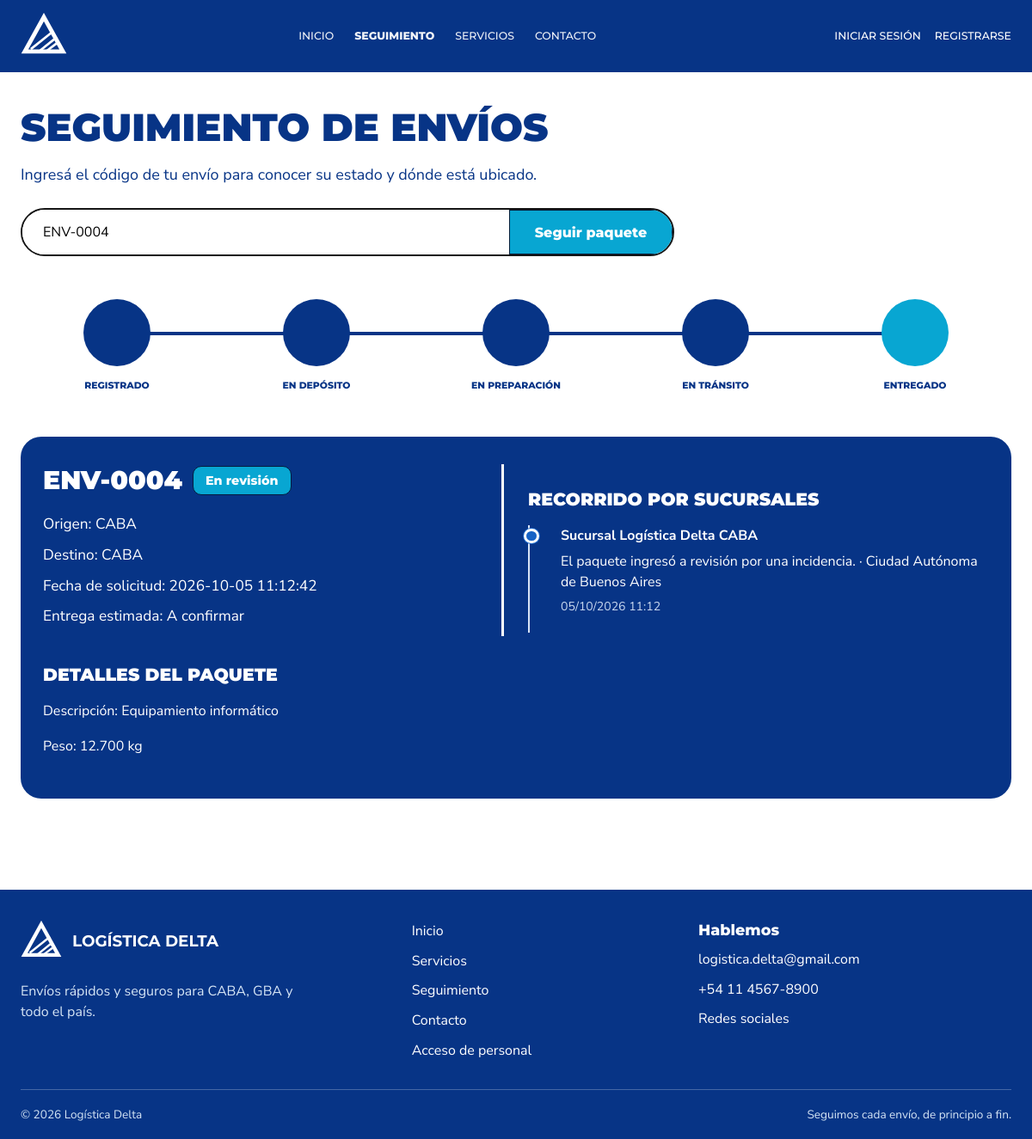
Screenshot of /seguimiento.php?codigo=ENV-0004 with the database file from the repository.
### tables this page shows
CREATE TABLE `envios` (
  `id_envio` int(11) NOT NULL,
  `codigo_envio` varchar(20) NOT NULL,
  `id_cliente` int(11) NOT NULL,
  `id_remitente` int(11) NOT NULL,
  `id_destinatario` int(11) NOT NULL,
  `id_paquete` int(11) NOT NULL,
  `estado` enum('REGISTRADO','RECIBIDO_DEPOSITO','PREPARADO','EN_TRANSITO','EN_REPARTO','ENTREGADO','NO_ENTREGADO','DEVUELTO','EXTRAVIADO','CANCELADO') NOT NULL DEFAULT 'REGISTRADO',
  `id_zona_destino` int(11) NOT NULL,
  `id_tarifa_aplicada` int(11) DEFAULT NULL,
  `precio_final` decimal(12,2) DEFAULT NULL,
  `id_ruta` int(11) DEFAULT NULL,
  `orden_parada` int(11) DEFAULT NULL,
  `fecha_solicitud` datetime NOT NULL DEFAULT current_timestamp(),
  `fecha_entrega_estimada` date DEFAULT NULL,
  `id_usuario_registro` int(11) NOT NULL,
  `activo` tinyint(1) NOT NULL DEFAULT 1
);

CREATE TABLE `contactos` (
  `id_contacto` int(11) NOT NULL,
  `tipo` enum('REMITENTE','DESTINATARIO') NOT NULL,
  `nombre` varchar(120) NOT NULL,
  `telefono` varchar(30) DEFAULT NULL,
  `email` varchar(120) DEFAULT NULL,
  `direccion` varchar(200) NOT NULL,
  `id_zona` int(11) DEFAULT NULL,
  `id_cliente` int(11) DEFAULT NULL
);

CREATE TABLE `movimientos_seguimiento` (
  `id_movimiento` int(11) NOT NULL AUTO_INCREMENT,
  `id_envio` int(11) NOT NULL,
  `sucursal` varchar(100) NOT NULL,
  `provincia` varchar(80) NOT NULL,
  `detalle` varchar(255) NOT NULL,
  `fecha_hora` datetime NOT NULL DEFAULT current_timestamp(),
  PRIMARY KEY (`id_movimiento`),
  KEY `idx_seguimiento_envio_fecha` (`id_envio`, `fecha_hora`),
  CONSTRAINT `fk_seguimiento_envio` FOREIGN KEY (`id_envio`) REFERENCES `envios` (`id_envio`)
);

CREATE TABLE `paquetes` (
  `id_paquete` int(11) NOT NULL,
  `codigo` varchar(20) NOT NULL,
  `descripcion` varchar(255) DEFAULT NULL,
  `peso_kg` decimal(10,3) NOT NULL,
  `largo_cm` decimal(10,2) DEFAULT NULL,
  `ancho_cm` decimal(10,2) DEFAULT NULL,
  `alto_cm` decimal(10,2) DEFAULT NULL,
  `cantidad_bultos` int(11) NOT NULL DEFAULT 1,
  `tipo_mercaderia` varchar(80) NOT NULL,
  `valor_declarado` decimal(12,2) DEFAULT NULL,
  `es_fragil` tinyint(1) NOT NULL DEFAULT 0,
  `fecha_registro` datetime NOT NULL DEFAULT current_timestamp()
);

### app/helpers/funciones.php (called while the page is built, shortened)
<?php
function limpiar($valor): string
{
    return htmlspecialchars((string) $valor, ENT_QUOTES, 'UTF-8');
}
function estadoLegible(string $estado): string
{
    $estados = [
        'REGISTRADO' => 'Envío registrado', 'RECIBIDO_DEPOSITO' => 'Recibido en sucursal',
        'PREPARADO' => 'Preparado para salir', 'EN_TRANSITO' => 'En tránsito',
        'EN_REPARTO' => 'En camino a destino', 'ENTREGADO' => 'Entregado',
        'NO_ENTREGADO' => 'No se pudo entregar', 'DEVUELTO' => 'Devuelto al remitente',
        'EXTRAVIADO' => 'En revisión', 'CANCELADO' => 'Cancelado',
    ];
    return $estados[$estado] ?? 'En proceso';
}

### app/config/Conexion.php (called while the page is built)
<?php
class Conexion
{
    private string $host = 'localhost';
    private string $dbName = 'logistica_delta';
    private string $usuario = 'root';
    private string $password = '';
    private ?PDO $conexion = null;
    public function conectar(): PDO
    {
        if ($this->conexion === null) {
            $dsn = "mysql:host={$this->host};dbname={$this->dbName};charset=utf8mb4";
            $this->conexion = new PDO($dsn, $this->usuario, $this->password);
            $this->conexion->setAttribute(PDO::ATTR_ERRMODE, PDO::ERRMODE_EXCEPTION);
            $this->conexion->setAttribute(PDO::ATTR_DEFAULT_FETCH_MODE, PDO::FETCH_ASSOC);
        }
        return $this->conexion;
    }
}

### app/dao/EnvioDAO.php (called while the page is built, shortened)
<?php
require_once __DIR__ . '/../config/Conexion.php';
class EnvioDAO
{
    private PDO $db;
    public function __construct(?PDO $db = null)
    {
        $this->db = $db ?? (new Conexion())->conectar();
    }
    public function obtenerParaSeguimiento(string $codigo): ?array
    {
        $sql = "SELECT e.id_envio, e.codigo_envio, e.estado, remitente.direccion AS origen,
                       destinatario.direccion AS destino, paquete.codigo AS codigo_paquete,
                       paquete.descripcion AS descripcion_paquete, paquete.peso_kg,
                       e.fecha_solicitud, e.fecha_entrega_estimada
                FROM envios e
                INNER JOIN contactos remitente ON remitente.id_contacto = e.id_remitente
                INNER JOIN contactos destinatario ON destinatario.id_contacto = e.id_destinatario
                INNER JOIN paquetes paquete ON paquete.id_paquete = e.id_paquete
                WHERE (e.codigo_envio = :codigo_envio OR paquete.codigo = :codigo_paquete)
                  AND e.activo = 1 LIMIT 1";
        $stmt = $this->db->prepare($sql);
        $stmt->execute(['codigo_envio' => $codigo, 'codigo_paquete' => $codigo]);
        $envio = $stmt->fetch();
        return $envio ?: null;
    }
}

### app/dao/MovimientoSeguimientoDAO.php (called while the page is built, shortened)
<?php
require_once __DIR__ . '/../config/Conexion.php';
class MovimientoSeguimientoDAO
{
    private PDO $db;
    public function __construct(?PDO $db = null)
    {
        $this->db = $db ?? (new Conexion())->conectar();
    }
    public function obtenerPorEnvio(int $idEnvio): array
    {
        $stmt = $this->db->prepare("SELECT sucursal, provincia, detalle, fecha_hora
                                    FROM movimientos_seguimiento
                                    WHERE id_envio = :id_envio
                                    ORDER BY fecha_hora, id_movimiento");
        $stmt->execute(['id_envio' => $idEnvio]);
        return $stmt->fetchAll();
    }
}

### public/seguimiento.php (the view, shortened to what this page needs)
<?php
require_once __DIR__ . '/../app/helpers/funciones.php';
require_once __DIR__ . '/../app/dao/EnvioDAO.php';
require_once __DIR__ . '/../app/dao/MovimientoSeguimientoDAO.php';
$codigo = strtoupper(trim($_POST['codigo'] ?? $_GET['codigo'] ?? ''));
$envio = null;
$movimientos = [];
if ($_SERVER['REQUEST_METHOD'] === 'POST' || isset($_GET['codigo'])) {
    if (!preg_match('/^[A-Z0-9-]{4,20}$/', $codigo)) {
        $error = 'Ingresá un código válido para buscar el paquete.';
    } else {
        try {
            $envio = (new EnvioDAO())->obtenerParaSeguimiento($codigo);
            if (!$envio) {
                $error = 'No encontramos un envío con ese código. Revisá que esté bien escrito.';
            } else {
                $movimientos = (new MovimientoSeguimientoDAO())->obtenerPorEnvio((int) $envio['id_envio']);
            }
        } catch (Throwable $exception) {
            error_log($exception->getMessage());
            $error = 'No pudimos consultar el envío. Verificá que MySQL esté activo.';
        }
    }
}
$etapasPorEstado = [
    'REGISTRADO' => 0, 'RECIBIDO_DEPOSITO' => 1, 'PREPARADO' => 2,
    'EN_TRANSITO' => 3, 'EN_REPARTO' => 3, 'ENTREGADO' => 4,
    'NO_ENTREGADO' => 3, 'DEVUELTO' => 3, 'EXTRAVIADO' => 3,
];
$etapaActual = $envio ? ($etapasPorEstado[$envio['estado']] ?? -1) : -1;
?>
<!doctype html>
<html lang="es">
<head>
  <link rel="stylesheet" href="css/style.css">
</head>
<body>
  <?php include __DIR__ . '/partials/nav.php'; ?>
  <main class="contenedor pagina-seguimiento">
    <h1>Seguimiento de envíos</h1>
    <p class="bajada">Ingresá el código de tu envío para conocer su estado y dónde está ubicado.</p>
    <form class="formulario-seguimiento" method="get">
      <input name="codigo" aria-label="Código de envío" placeholder="Ej.: DEL-0001 o ENV-0001" autocomplete="off" required value="<?= limpiar($codigo) ?>">
      <button type="submit">Seguir paquete</button>
    </form>
    <?php if ($envio): ?>
      <div class="progreso-envio" aria-label="Etapas del envío">
        <?php foreach (['Registrado', 'En depósito', 'En preparación', 'En tránsito', 'Entregado'] as $indice => $etapa): ?>
          <div class="paso-progreso <?= $indice <= $etapaActual ? 'actual' : '' ?>"><span class="punto-progreso"></span><span><?= limpiar($etapa) ?></span></div>
        <?php endforeach; ?>
      </div>
      <section class="tarjeta-envio" aria-label="Detalles del envío">
        <div class="resumen-envio">
          <div class="encabezado-envio"><h2><?= limpiar($envio['codigo_envio']) ?></h2><span class="etiqueta-estado"><?= limpiar(estadoLegible($envio['estado'])) ?></span></div>
          <p>Origen: <?= limpiar($envio['origen']) ?></p>
          <p>Destino: <?= limpiar($envio['destino']) ?></p>
          <p>Fecha de solicitud: <?= limpiar($envio['fecha_solicitud']) ?></p>
          <p>Entrega estimada: <?= limpiar($envio['fecha_entrega_estimada'] ?: 'A confirmar') ?></p>
        </div>
        <div class="contenedor-recorrido">
          <h3>Recorrido por sucursales</h3>
          <ol class="recorrido-envio">
            <?php if ($movimientos): ?>
              <?php foreach ($movimientos as $movimiento): ?>
                <li class="elemento-recorrido">
                  <strong><?= limpiar($movimiento['sucursal']) ?></strong>
                  <span><?= limpiar($movimiento['detalle']) ?> · <?= limpiar($movimiento['provincia']) ?></span>
                  <time datetime="<?= limpiar($movimiento['fecha_hora']) ?>"><?= limpiar(date('d/m/Y H:i', strtotime($movimiento['fecha_hora']))) ?></time>
                </li>
              <?php endforeach; ?>
            <?php else: ?>
              <li class="elemento-recorrido">Todavía no hay sucursales registradas para este paquete.</li>
            <?php endif; ?>
          </ol>
        </div>
        <div>
          <h3>Detalles del paquete</h3>
          <p>Descripción: <?= limpiar($envio['descripcion_paquete'] ?: 'Sin descripción') ?></p>
          <p>Peso: <?= limpiar($envio['peso_kg'] ? $envio['peso_kg'] . ' kg' : 'No informado') ?></p>
        </div>
      </section>
    <?php endif; ?>
  </main>
  <?php include __DIR__ . '/partials/footer.php'; ?>
</body>
</html>

### rows the page displays
envios: codigo_envio "ENV-0004", estado "En revisión", id_remitente.direccion "CABA", id_destinatario.direccion "CABA", fecha_solicitud "2026-10-05 11:12:42", fecha_entrega_estimada "A confirmar", id_paquete.descripcion "Equipamiento informático", id_paquete.peso_kg "12.700 kg"
movimientos_seguimiento: sucursal "Sucursal Logística Delta CABA", detalle "El paquete ingresó a revisión por una incidencia.", provincia "Ciudad Autónoma de Buenos Aires", fecha_hora "05/10/2026 11:12"

### other values shown
limpiar($etapa) "REGISTRADO"
limpiar($etapa) "EN DEPÓSITO"
limpiar($etapa) "EN PREPARACIÓN"
limpiar($etapa) "EN TRÁNSITO"
limpiar($etapa) "ENTREGADO"
